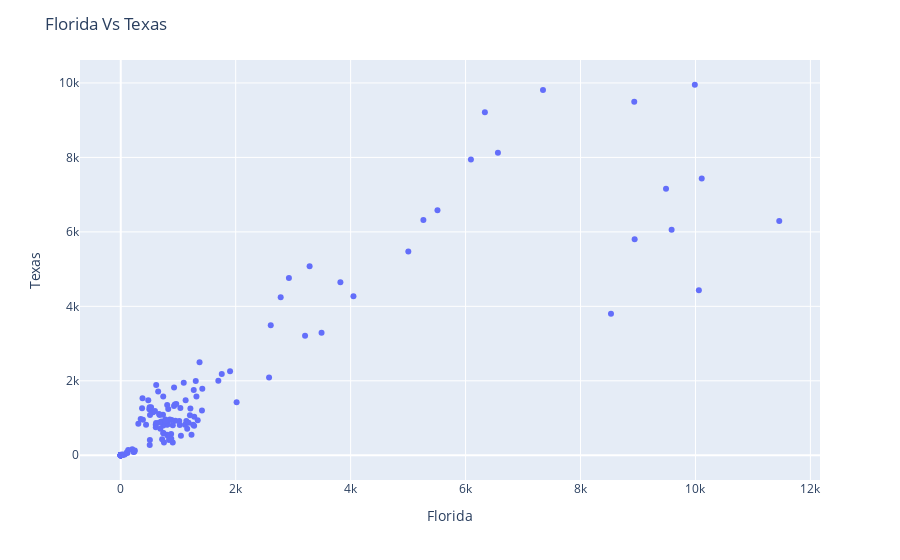

Source (notebook cell):
### Code cell
# make a scatter plot
import plotly.express as px
fig = px.scatter(x=covid_us_states_daily_changes_2_states_wide['Florida'], y=covid_us_states_daily_changes_2_states_wide['Texas'])
fig.update_layout(title="Florida Vs Texas",
                  yaxis_title="Texas",
                  xaxis_title="Florida")
fig.show()

### Figure 1 — Plotly figure (JSON) as saved in the notebook; plotly's stock layout.template omitted (floating-point values rounded to 4 significant figures; data arrays with more than 128 entries replaced by an {"elided": "..."} marker saying what was removed)
{"data": [{"hovertemplate": "x=%{x}<br>y=%{y}<extra></extra>", "legendgroup": "", "marker": {"color": "#636efa", "symbol": "circle"}, "mode": "markers", "name": "", "orientation": "v", "showlegend": false, "type": "scatter", "x": {"elided": "166 int values"}, "xaxis": "x", "y": {"elided": "166 int values"}, "yaxis": "y"}], "layout": {"autosize": true, "legend": {"tracegroupgap": 0}, "margin": {"t": 60}, "title": {"text": "Florida Vs Texas"}, "xaxis": {"anchor": "y", "autorange": true, "domain": [0, 1], "range": [-689.0, 12150.0], "title": {"text": "Florida"}, "type": "linear"}, "yaxis": {"anchor": "x", "autorange": true, "domain": [0, 1], "range": [-705.6, 10660.0], "title": {"text": "Texas"}, "type": "linear"}}}
